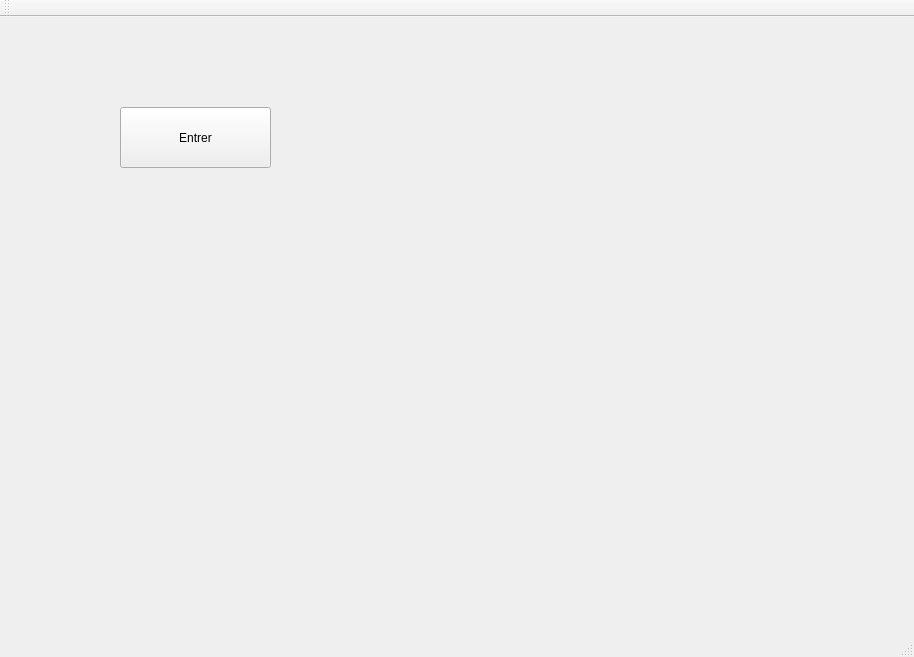
<?xml version="1.0" encoding="UTF-8"?>
<ui version="4.0">
 <class>MainWindow</class>
 <widget class="QMainWindow" name="MainWindow">
  <property name="geometry">
   <rect>
    <x>0</x>
    <y>0</y>
    <width>914</width>
    <height>657</height>
   </rect>
  </property>
  <property name="windowTitle">
   <string>MainWindow</string>
  </property>
  <widget class="QWidget" name="centralWidget">
   <widget class="QPushButton" name="pushButton">
    <property name="geometry">
     <rect>
      <x>120</x>
      <y>90</y>
      <width>151</width>
      <height>61</height>
     </rect>
    </property>
    <property name="text">
     <string>Entrer</string>
    </property>
   </widget>
  </widget>
  <widget class="QMenuBar" name="menuBar">
   <property name="geometry">
    <rect>
     <x>0</x>
     <y>0</y>
     <width>914</width>
     <height>21</height>
    </rect>
   </property>
  </widget>
  <widget class="QToolBar" name="mainToolBar">
   <attribute name="toolBarArea">
    <enum>TopToolBarArea</enum>
   </attribute>
   <attribute name="toolBarBreak">
    <bool>false</bool>
   </attribute>
  </widget>
  <widget class="QStatusBar" name="statusBar"/>
 </widget>
 <layoutdefault spacing="6" margin="11"/>
 <resources/>
 <connections/>
</ui>
